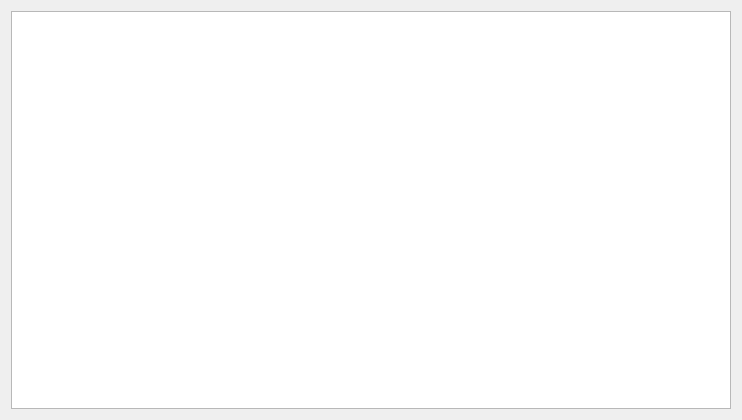
<?xml version="1.0" encoding="UTF-8"?>
<ui version="4.0">
 <class>SelectWindow</class>
 <widget class="QWidget" name="SelectWindow">
  <property name="geometry">
   <rect>
    <x>0</x>
    <y>0</y>
    <width>742</width>
    <height>420</height>
   </rect>
  </property>
  <property name="windowTitle">
   <string>Form</string>
  </property>
  <layout class="QVBoxLayout" name="verticalLayout">
   <item>
    <widget class="QGraphicsView" name="graphicsView"/>
   </item>
  </layout>
 </widget>
 <resources/>
 <connections/>
</ui>
